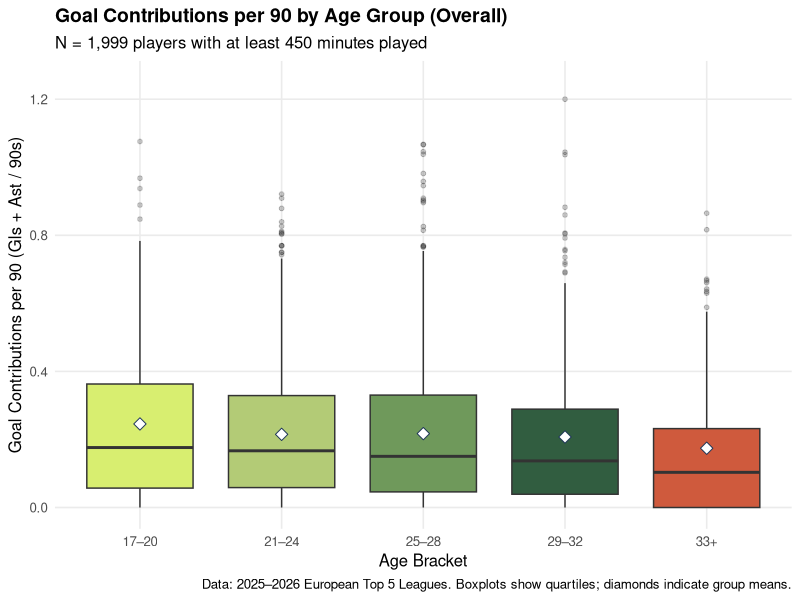
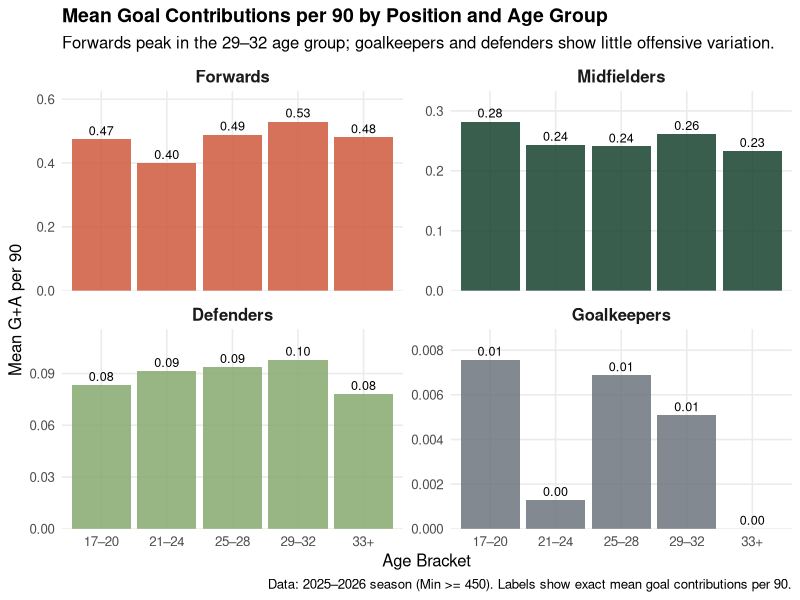

These figures' R source, in order:
## ---- chunk 1
#| label: setup-story
#| echo: false
#| message: false
#| warning: false

library(readr)
library(dplyr)
library(ggplot2)

players_raw <- read_csv("data/players_data_light-2025_2026.csv", show_col_types = FALSE)

qualified_players <- players_raw |>
  filter(!is.na(Age), !is.na(Gls), !is.na(Ast), !is.na(`90s`), `90s` > 0, Min >= 450) |>
  mutate(
    ga_per_90 = (Gls + Ast) / `90s`,
    age_group = case_when(
      Age <= 20 ~ "17–20",
      Age <= 24 ~ "21–24",
      Age <= 28 ~ "25–28",
      Age <= 32 ~ "29–32",
      TRUE ~ "33+"
    ),
    age_group = factor(age_group, levels = c("17–20", "21–24", "25–28", "29–32", "33+")),
    pos_label = case_when(
      grepl("^FW", Pos) ~ "Forwards",
      grepl("^MF", Pos) ~ "Midfielders",
      grepl("^DF", Pos) ~ "Defenders",
      grepl("^GK", Pos) ~ "Goalkeepers",
      TRUE ~ "Other"
    ),
    pos_label = factor(pos_label, levels = c("Forwards", "Midfielders", "Defenders", "Goalkeepers"))
  )

n_story <- nrow(qualified_players)
## ---- chunk 2
#| label: fig-overall-age-groups
#| fig-cap: "Distribution of goal contributions per 90 across career age brackets. White diamonds mark the group means."
#| warning: false
#| message: false
#| echo: false
#| fig-width: 8
#| fig-height: 4.5

ggplot(qualified_players, aes(x = age_group, y = ga_per_90, fill = age_group)) +
  geom_boxplot(outlier.alpha = 0.25, outlier.size = 1.3, show.legend = FALSE) +
  stat_summary(fun = mean, geom = "point", shape = 23, size = 3, fill = "white", color = "#1d3557") +
  scale_fill_manual(values = c(
    "17–20" = "#d8ee70",
    "21–24" = "#b3cb76",
    "25–28" = "#6f995b",
    "29–32" = "#315d40",
    "33+" = "#cf5a3d"
  )) +
  coord_cartesian(ylim = c(0, 1.25)) +
  labs(
    title = "Goal Contributions per 90 by Age Group (Overall)",
    subtitle = paste0("N = ", format(n_story, big.mark = ","), " players with at least 450 minutes played"),
    x = "Age Bracket",
    y = "Goal Contributions per 90 (Gls + Ast / 90s)",
    caption = "Data: 2025–2026 European Top 5 Leagues. Boxplots show quartiles; diamonds indicate group means."
  ) +
  theme_minimal(base_size = 12) +
  theme(
    plot.title = element_text(face = "bold", size = 14),
    panel.grid.minor = element_blank()
  )
## ---- chunk 3
#| label: fig-position-age-groups
#| fig-cap: "Mean goal contributions per 90 broken down by player position and age bracket."
#| warning: false
#| message: false
#| echo: false
#| fig-width: 9
#| fig-height: 5.5

ggplot(qualified_players, aes(x = age_group, y = ga_per_90, fill = pos_label)) +
  stat_summary(fun = mean, geom = "col", alpha = 0.85, show.legend = FALSE) +
  stat_summary(
    aes(label = sprintf("%.2f", after_stat(y))),
    fun = mean,
    geom = "text",
    vjust = -0.4,
    size = 3.2
  ) +
  facet_wrap(~pos_label, scales = "free_y") +
  scale_fill_manual(values = c(
    "Forwards" = "#cf5a3d",
    "Midfielders" = "#17422f",
    "Defenders" = "#86a96e",
    "Goalkeepers" = "#6c757d"
  )) +
  scale_y_continuous(expand = expansion(mult = c(0, 0.18))) +
  labs(
    title = "Mean Goal Contributions per 90 by Position and Age Group",
    subtitle = "Forwards peak in the 29–32 age group; goalkeepers and defenders show little offensive variation.",
    x = "Age Bracket",
    y = "Mean G+A per 90",
    caption = "Data: 2025–2026 season (Min >= 450). Labels show exact mean goal contributions per 90."
  ) +
  theme_minimal(base_size = 12) +
  theme(
    plot.title = element_text(face = "bold", size = 14),
    strip.text = element_text(face = "bold", size = 12),
    panel.grid.minor = element_blank()
  )
